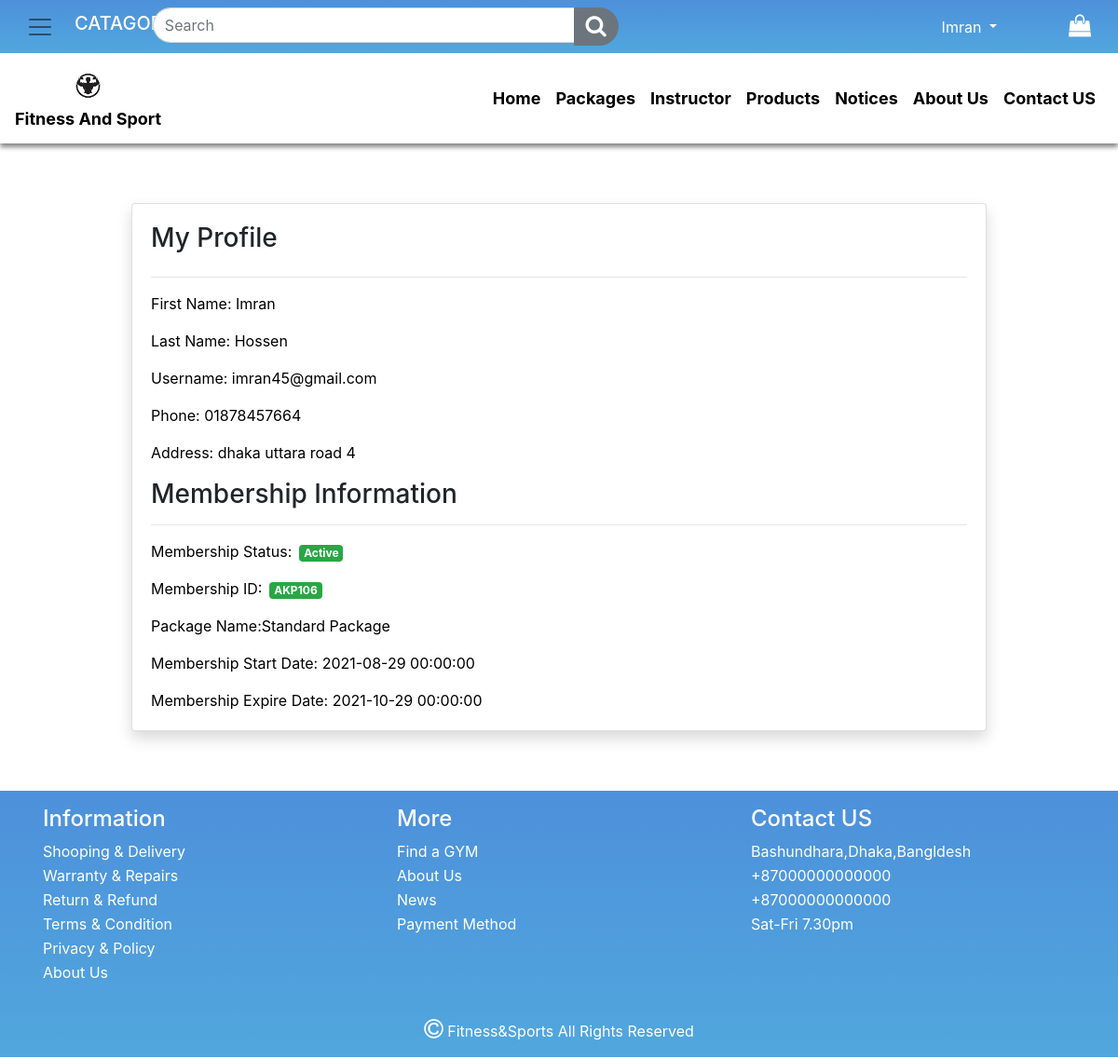
Page /profile.php (signed in) on the committed database.
### tables this page shows
CREATE TABLE `users` (
  `user_id` int(11) NOT NULL,
  `fname` varchar(100) NOT NULL,
  `lame` varchar(100) NOT NULL,
  `gender` varchar(1) NOT NULL,
  `birth_date` varchar(30) NOT NULL,
  `username` varchar(100) NOT NULL,
  `password` varchar(100) NOT NULL,
  `address` varchar(200) NOT NULL,
  `phone_num` varchar(11) NOT NULL
);

CREATE TABLE `members` (
  `member_id` int(11) NOT NULL,
  `name` varchar(200) NOT NULL,
  `weight` float NOT NULL,
  `joining_date` datetime NOT NULL DEFAULT current_timestamp(),
  `end_of_membership` datetime NOT NULL,
  `membership_id` int(11) NOT NULL,
  `user_id` int(11) NOT NULL,
  `picture` varchar(100) NOT NULL
);

CREATE TABLE `membershiptype` (
  `membership_id` int(11) NOT NULL,
  `type_name` varchar(100) NOT NULL,
  `membership_period` int(11) NOT NULL,
  `amount` decimal(10,0) NOT NULL,
  `user_id` int(11) NOT NULL,
  `sign_up_date` datetime NOT NULL
);

### php-functions/php_query_functions.php (called while the page is built, shortened)
<?php
function PullData($con, $table, $columns, $condition, $oparator)
{
    $sql = "SELECT {$columns} FROM {$table}";
    $where_cls = "";
    if (is_array($condition)) {
        $where_cls = "where ";
        $and = "";
        foreach ($condition as $key => $val) {
            $where_cls .= "" . $and . " " . $key . "=" ."'$val'". " ";
            $and = $oparator;
        }
    }
    $sql .= " " . $where_cls;
    $result = $con->query($sql);
    return $result;
}
?>

### profile.php (the view, shortened to what this page needs)
<!doctype html>
<html lang="en">
<head>
    <link rel="stylesheet" href="css/master.css">
    <link rel="stylesheet" href="https://stackpath.bootstrapcdn.com/bootstrap/4.3.1/css/bootstrap.min.css">
    <link rel="stylesheet" href="https://maxcdn.bootstrapcdn.com/font-awesome/4.7.0/css/font-awesome.min.css">
</head>
<body>
    <?php
    include('php-layout-files/navbar.php')
    ?>
    <?php
    include('php-functions/db_connection.php');
    include('php-functions/php_query_functions.php');
    $uid = $_SESSION['user_id'];
    $condition = array(
        'user_id' => $uid
    );
    $result = PullData($con, 'users', '*', $condition, 'and');
    $row = mysqli_fetch_array($result);
    ?>
    <section class="profile">
        <div class="container mt-5">
            <div class="row mb-5">
                <div class="col-md-10 mx-auto p-3">
                    <div class="card shadow">
                        <div class="card-body">
                            <h3 class="mb-4">My Profile</h3>
                            <hr>
                            <p class="card-text">First Name: <?php echo $row['fname'] ?></p>
                            <p class="card-text">Last Name: <?php echo $row['lame'] ?></p>
                            <p class="card-text">Username: <?php echo $row['username'] ?></p>
                            <p class="card-text">Phone: <?php echo $row['phone_num'] ?></p>
                            <p class="card-text">Address: <?php echo $row['address'] ?></p>
                            <h3 class="mt-2">Membership Information</h3>
                            <hr>
                            <?php
                            $query = "SELECT members.member_id as id,members.joining_date as startdate,members.end_of_membership as enddate,membershiptype.type_name as type FROM members,membershiptype WHERE members.membership_id=membershiptype.membership_id and members.user_id=$uid";
                            $result = $con->query($query);
                            if (mysqli_num_rows($result) > 0) {
                                $row = mysqli_fetch_array($result);
                            ?>
                                <p class="card-text mr-2">Membership Status:<span class="badge badge-success ml-2"> Active</span> </p>
                                <p class="card-text mr-2">Membership ID:<span class="badge badge-success ml-2">AKP10<?php echo $row['id'] ?></span> </p>
                                <p class="card-text">Package Name:<?php echo $row['type'] ?></p>
                                <p class="card-text">Membership Start Date: <?php echo $row['startdate'] ?></p>
                                <p class="card-text">Membership Expire Date: <?php echo $row['enddate'] ?></p>
                            <?php
                            } else {
                            ?>
                                <p class="card-text mr-2">Membership Status:<span class="badge badge-danger ml-2">None</span> </p>
                            <?php
                            }
                            ?>
                        </div>
                    </div>
                </div>
            </div>
        </div>
    </section>
    <?php
    include('php-layout-files/footer.php')
    ?>
</body>
</html>

### css/master.css (style rules this page uses)
.footer h4, p { color: white; }

### profile.php (style rules this page uses)
.card-text { color: black; }

### rows in the picture
users: fname "Imran", lame "Hossen", username "imran45@gmail.com", phone_num "01878457664", address "dhaka uttara road 4"
members: member_id "6", membership.type_name "Standard Package", joining_date "2021-08-29 00:00:00", end_of_membership "2021-10-29 00:00:00"

### other values in the picture
$_SESSION['name'] "Imran"
